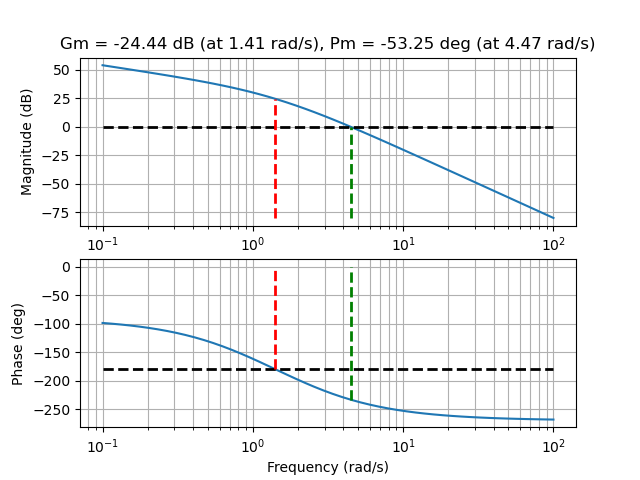

Reproduce this figure in Python.
import numpy as np
import control as ctl
import matplotlib.pyplot as plt

##Functions
def plot_margins(sys):
    mag,phase,omega = ctl.bode(sys,dB=True,Plot=False)
    magdB = 20*np.log10(mag)
    phase_deg = phase*180.0/np.pi
    Gm,Pm,Wcg,Wcp = ctl.margin(sys)
    GmdB = 20*np.log10(Gm)
    ##Plot Gain and Phase
    f,(ax1,ax2) = plt.subplots(2,1)
    ax1.semilogx(omega,magdB)
    ax1.grid(which="both")
    ax1.set_xlabel('Frequency (rad/s)')
    ax1.set_ylabel('Magnitude (dB)')
    ax2.semilogx(omega,phase_deg)
    ax2.grid(which="both")
    ax2.set_xlabel('Frequency (rad/s)')
    ax2.set_ylabel('Phase (deg)')
    ax1.set_title('Gm = '+str(np.round(GmdB,2))+' dB (at '+str(np.round(Wcg,2))+' rad/s), Pm = '+str(np.round(Pm,2))+' deg (at '+str(np.round(Wcp,2))+' rad/s)')
    ###Plot the zero dB line
    ax1.plot(omega,0*omega,'k--',lineWidth=2)
    ###Plot the -180 deg lin
    ax2.plot(omega,-180+0*omega,'k--',lineWidth=2)
    ##Plot the vertical line from -180 to 0 at Wcg
    ax2.plot([Wcg,Wcg],[-180,0],'r--',lineWidth=2)
    ##Plot the vertical line from -180+Pm to 0 at Wcp
    ax2.plot([Wcp,Wcp],[-180+Pm,0],'g--',lineWidth=2)
    ##Plot the vertical line from min(magdB) to 0-GmdB at Wcg
    ax1.plot([Wcg,Wcg],[np.min(magdB),0-GmdB],'r--',lineWidth=2)
    ##Plot the vertical line from min(magdB) to 0db at Wcp
    ax1.plot([Wcp,Wcp],[np.min(magdB),0],'g--',lineWidth=2)
    return Gm,Pm,Wcg,Wcp

#%%%Actuator Dynamics
G = ctl.tf([100],[1,3,2,0])
Gm,Pm,Wcg,Wcp=plot_margins(G)
plt.show()
